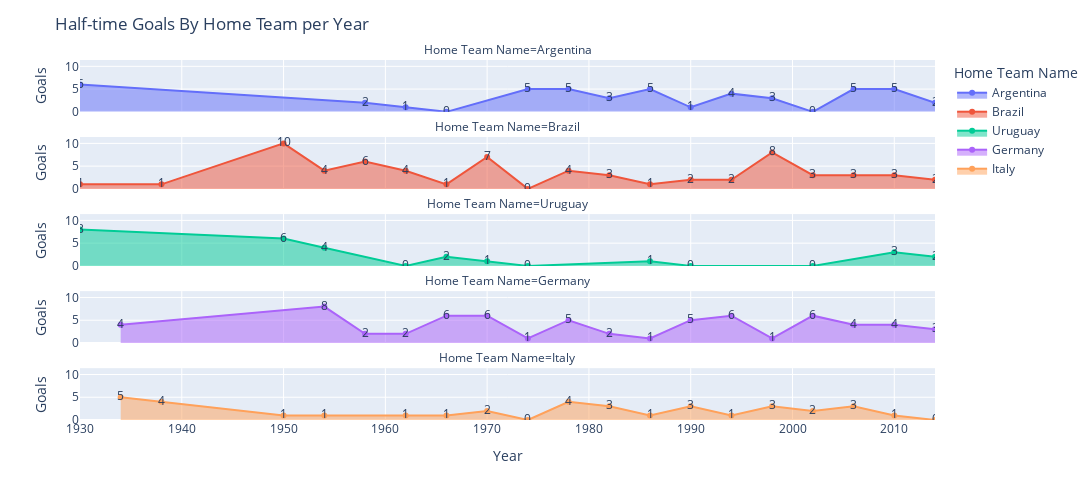

Source (notebook cell):
### Code cell
# displaying the half time goals scored by the top 5 countries over the years at the world cup representing as the home team
fig=px.area(df_top5_HG,x="Year",y="Half-time Home Goals",facet_col="Home Team Name",facet_col_wrap=1,height=500,width=1200,
        color="Home Team Name",labels={"Half-time Home Goals":"Goals"},text="Half-time Home Goals")
fig.update_layout(title="Half-time Goals By Home Team per Year")
fig.show()

### Figure 1 — Plotly figure (JSON) as saved in the notebook; plotly's stock layout.template omitted (floating-point values rounded to 4 significant figures)
{"data": [{"fillpattern": {"shape": ""}, "hovertemplate": "Home Team Name=Argentina<br>Year=%{x}<br>Goals=%{text}<extra></extra>", "legendgroup": "Argentina", "line": {"color": "#636efa"}, "marker": {"symbol": "circle"}, "mode": "lines+markers+text", "name": "Argentina", "orientation": "v", "showlegend": true, "stackgroup": "1", "text": [6, 2, 1, 0, 5, 5, 3, 5, 1, 4, 3, 0, 5, 5, 2], "type": "scatter", "x": [1930, 1958, 1962, 1966, 1974, 1978, 1982, 1986, 1990, 1994, 1998, 2002, 2006, 2010, 2014], "xaxis": "x5", "y": [6, 2, 1, 0, 5, 5, 3, 5, 1, 4, 3, 0, 5, 5, 2], "yaxis": "y5"}, {"fillpattern": {"shape": ""}, "hovertemplate": "Home Team Name=Brazil<br>Year=%{x}<br>Goals=%{text}<extra></extra>", "legendgroup": "Brazil", "line": {"color": "#EF553B"}, "marker": {"symbol": "circle"}, "mode": "lines+markers+text", "name": "Brazil", "orientation": "v", "showlegend": true, "stackgroup": "1", "text": [1, 1, 10, 4, 6, 4, 1, 7, 0, 4, 3, 1, 2, 2, 8, 3, 3, 3, 2], "type": "scatter", "x": [1930, 1938, 1950, 1954, 1958, 1962, 1966, 1970, 1974, 1978, 1982, 1986, 1990, 1994, 1998, 2002, 2006, 2010, 2014], "xaxis": "x4", "y": [1, 1, 10, 4, 6, 4, 1, 7, 0, 4, 3, 1, 2, 2, 8, 3, 3, 3, 2], "yaxis": "y4"}, {"fillpattern": {"shape": ""}, "hovertemplate": "Home Team Name=Uruguay<br>Year=%{x}<br>Goals=%{text}<extra></extra>", "legendgroup": "Uruguay", "line": {"color": "#00cc96"}, "marker": {"symbol": "circle"}, "mode": "lines+markers+text", "name": "Uruguay", "orientation": "v", "showlegend": true, "stackgroup": "1", "text": [8, 6, 4, 0, 2, 1, 0, 1, 0, 0, 3, 2], "type": "scatter", "x": [1930, 1950, 1954, 1962, 1966, 1970, 1974, 1986, 1990, 2002, 2010, 2014], "xaxis": "x3", "y": [8, 6, 4, 0, 2, 1, 0, 1, 0, 0, 3, 2], "yaxis": "y3"}, {"fillpattern": {"shape": ""}, "hovertemplate": "Home Team Name=Germany<br>Year=%{x}<br>Goals=%{text}<extra></extra>", "legendgroup": "Germany", "line": {"color": "#ab63fa"}, "marker": {"symbol": "circle"}, "mode": "lines+markers+text", "name": "Germany", "orientation": "v", "showlegend": true, "stackgroup": "1", "text": [4, 8, 2, 2, 6, 6, 1, 5, 2, 1, 5, 6, 1, 6, 4, 4, 3], "type": "scatter", "x": [1934, 1954, 1958, 1962, 1966, 1970, 1974, 1978, 1982, 1986, 1990, 1994, 1998, 2002, 2006, 2010, 2014], "xaxis": "x2", "y": [4, 8, 2, 2, 6, 6, 1, 5, 2, 1, 5, 6, 1, 6, 4, 4, 3], "yaxis": "y2"}, {"fillpattern": {"shape": ""}, "hovertemplate": "Home Team Name=Italy<br>Year=%{x}<br>Goals=%{text}<extra></extra>", "legendgroup": "Italy", "line": {"color": "#FFA15A"}, "marker": {"symbol": "circle"}, "mode": "lines+markers+text", "name": "Italy", "orientation": "v", "showlegend": true, "stackgroup": "1", "text": [5, 4, 1, 1, 1, 1, 2, 0, 4, 3, 1, 3, 1, 3, 2, 3, 1, 0], "type": "scatter", "x": [1934, 1938, 1950, 1954, 1962, 1966, 1970, 1974, 1978, 1982, 1986, 1990, 1994, 1998, 2002, 2006, 2010, 2014], "xaxis": "x", "y": [5, 4, 1, 1, 1, 1, 2, 0, 4, 3, 1, 3, 1, 3, 2, 3, 1, 0], "yaxis": "y"}], "layout": {"annotations": [{"font": {}, "showarrow": false, "text": "Home Team Name=Italy", "x": 0.5, "xanchor": "center", "xref": "paper", "y": 0.144, "yanchor": "bottom", "yref": "paper"}, {"font": {}, "showarrow": false, "text": "Home Team Name=Germany", "x": 0.5, "xanchor": "center", "xref": "paper", "y": 0.358, "yanchor": "bottom", "yref": "paper"}, {"font": {}, "showarrow": false, "text": "Home Team Name=Uruguay", "x": 0.5, "xanchor": "center", "xref": "paper", "y": 0.572, "yanchor": "bottom", "yref": "paper"}, {"font": {}, "showarrow": false, "text": "Home Team Name=Brazil", "x": 0.5, "xanchor": "center", "xref": "paper", "y": 0.786, "yanchor": "bottom", "yref": "paper"}, {"font": {}, "showarrow": false, "text": "Home Team Name=Argentina", "x": 0.5, "xanchor": "center", "xref": "paper", "y": 1, "yanchor": "bottom", "yref": "paper"}], "height": 500, "legend": {"title": {"text": "Home Team Name"}, "tracegroupgap": 0}, "margin": {"t": 60}, "title": {"text": "Half-time Goals By Home Team per Year"}, "width": 1200, "xaxis": {"anchor": "y", "domain": [0, 1], "title": {"text": "Year"}}, "xaxis2": {"anchor": "y2", "domain": [0, 1], "matches": "x", "showticklabels": false}, "xaxis3": {"anchor": "y3", "domain": [0, 1], "matches": "x", "showticklabels": false}, "xaxis4": {"anchor": "y4", "domain": [0, 1], "matches": "x", "showticklabels": false}, "xaxis5": {"anchor": "y5", "domain": [0, 1], "matches": "x", "showticklabels": false}, "yaxis": {"anchor": "x", "domain": [0, 0.144], "title": {"text": "Goals"}}, "yaxis2": {"anchor": "x2", "domain": [0.214, 0.358], "matches": "y", "title": {"text": "Goals"}}, "yaxis3": {"anchor": "x3", "domain": [0.428, 0.572], "matches": "y", "title": {"text": "Goals"}}, "yaxis4": {"anchor": "x4", "domain": [0.642, 0.786], "matches": "y", "title": {"text": "Goals"}}, "yaxis5": {"anchor": "x5", "domain": [0.856, 1], "matches": "y", "title": {"text": "Goals"}}}}
